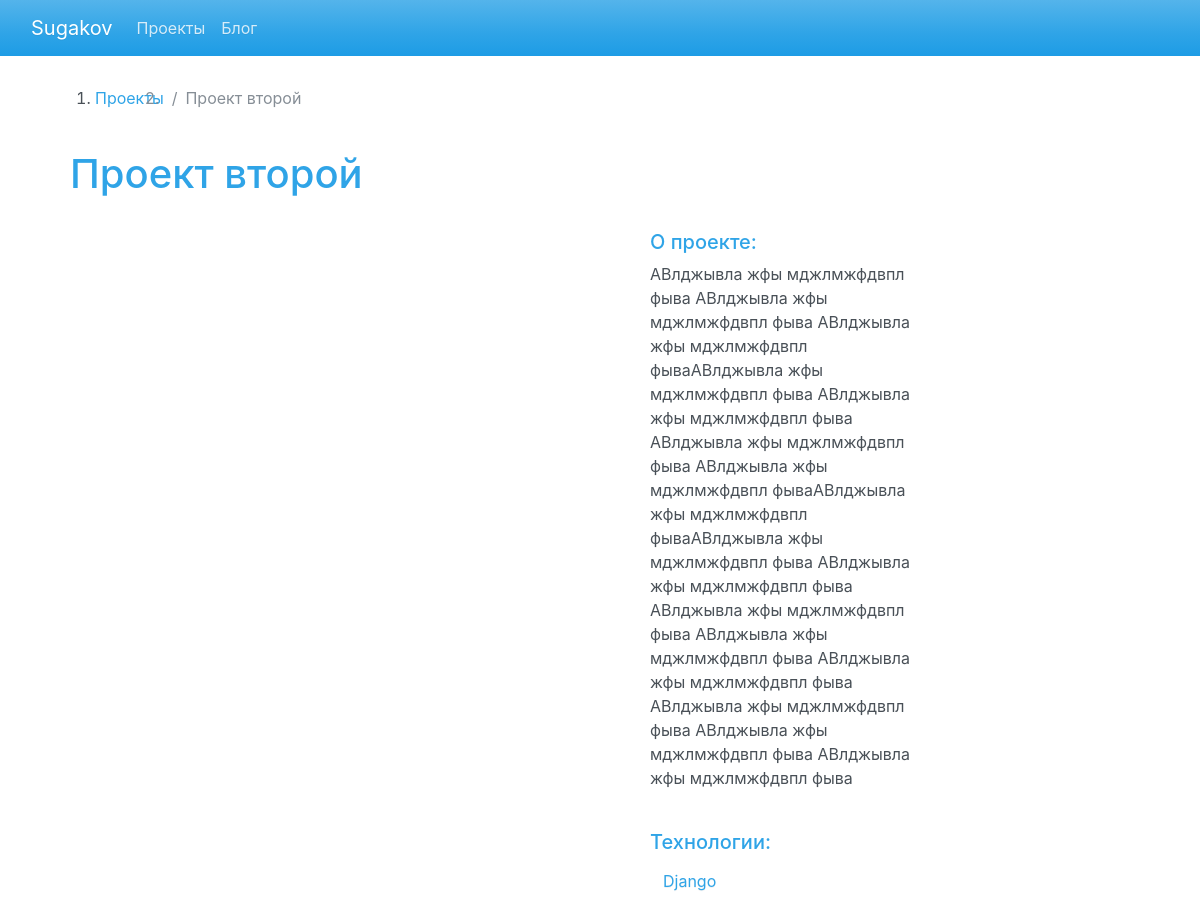
The app's page /projects/2/ with its own data.
### project/models.py (models this page shows)
class Project(models.Model):
    title = models.CharField(max_length=100)
    description = models.TextField()
    technology = models.CharField(max_length=100)
    image = models.ImageField(upload_to='img/')

### project/views.py (the view)
# urls.py: path('<int:pk>/', views.project_detail, name='project_detail'),
def project_detail(request, pk):
    project = Project.objects.get(pk=pk)
    context = {'project': project}
    return render(request, 'project_detail.html', context)

### project/templates/project_detail.html (shortened to what this page needs)
<!DOCTYPE html>
<html>
  <head>
  </head>
  <body>
    <header>
      {% load static %}
      {% include 'base.html' %}
    </header>
    <div align="left">
        <div class="div_main">
            {% block page_content %}
            <ol class="row">
              <li class="breadcrumb-item"><a href="/projects">Проекты</a></li>
              <li class="breadcrumb-item active">{{ project.title }}</li>
            </ol>
            <br>
                <h1>{{ project.title }}</h1>
            <br>
                <div class="row">
                    <div class="col-md-8">
                    </div>
                    <div class="col-md-4">
                        <h5>О проекте:</h5>
                        <p>{{ project.description }}</p>
                        <br>
                        <h5>Технологии:</h5>
                                <p>
                                    <a href="{% url 'project_tech' project.technology %}">
                                        <button type="button" class="btn btn-link">
                                            {{ project.technology }}
                                        </button></a>
                                </p>
                    </div>
                </div>
            </div>
        </div>
    {% endblock %}
</html>

### templates/base.html (style rules this page uses)
.div_main { margin-left:70px; margin-top:30px; width:70% }

### records on screen
Project: title "Проект второй", description "АВлджывла жфы мджлмжфдвпл фыва АВлджывла жфы мджлмжфдвпл фыва АВлджывла жфы мджлмжфдвпл фываАВлджывла жфы мджлмжфдвпл фыва АВлджывла жфы мджлмжфдвпл фыва АВлджывла жфы мджлмжфдвпл фыва АВлджывла жфы мджлмжфдвпл фываАВлджывла жфы мджлмжфдвпл фываАВлджывла жфы мджлмжфдвпл фыва АВлджывла жфы мджлмжфдвпл фыва АВлджывла жфы мджлмжфдвпл фыва АВлджывла жфы мджлмжфдвпл фыва АВлджывла жфы мджлмжфдвпл фыва АВлджывла жфы мджлмжфдвпл фыва АВлджывла жфы мджлмжфдвпл фыва АВлджывла жфы мджлмжфдвпл фыва", technology "Django"
